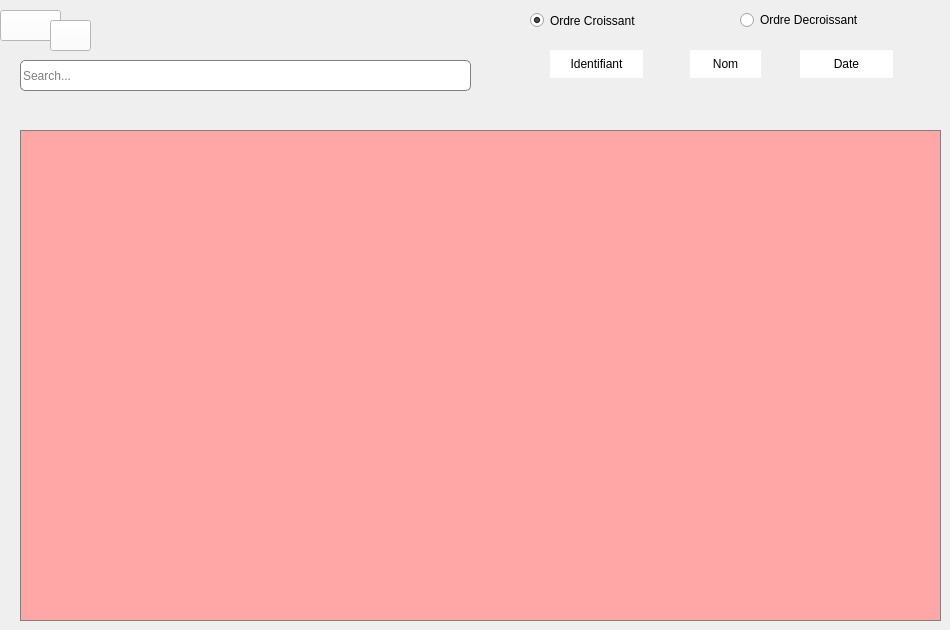
      <widget class="QWidget" name="tab_9">
       <attribute name="title">
        <string>Afficher Liste Des Evenements</string>
       </attribute>
       <widget class="QTableView" name="tableView">
        <property name="geometry">
         <rect>
          <x>20</x>
          <y>130</y>
          <width>921</width>
          <height>491</height>
         </rect>
        </property>
        <property name="palette">
         <palette>
          <active>
           <colorrole role="WindowText">
            <brush brushstyle="SolidPattern">
             <color alpha="255">
              <red>240</red>
              <green>240</green>
              <blue>240</blue>
             </color>
            </brush>
           </colorrole>
           <colorrole role="Button">
            <brush brushstyle="SolidPattern">
             <color alpha="255">
              <red>255</red>
              <green>167</green>
              <blue>167</blue>
             </color>
            </brush>
           </colorrole>
           <colorrole role="Text">
            <brush brushstyle="SolidPattern">
             <color alpha="255">
              <red>240</red>
              <green>240</green>
              <blue>240</blue>
             </color>
            </brush>
           </colorrole>
           <colorrole role="ButtonText">
            <brush brushstyle="SolidPattern">
             <color alpha="255">
              <red>240</red>
              <green>240</green>
              <blue>240</blue>
             </color>
            </brush>
           </colorrole>
           <colorrole role="Base">
            <brush brushstyle="SolidPattern">
             <color alpha="255">
              <red>255</red>
              <green>167</green>
              <blue>167</blue>
             </color>
            </brush>
           </colorrole>
           <colorrole role="Window">
            <brush brushstyle="SolidPattern">
             <color alpha="255">
              <red>255</red>
              <green>167</green>
              <blue>167</blue>
             </color>
            </brush>
           </colorrole>
           <colorrole role="PlaceholderText">
            <brush brushstyle="NoBrush">
             <color alpha="128">
              <red>240</red>
              <green>240</green>
              <blue>240</blue>
             </color>
            </brush>
           </colorrole>
          </active>
          <inactive>
           <colorrole role="WindowText">
            <brush brushstyle="SolidPattern">
             <color alpha="255">
              <red>240</red>
              <green>240</green>
              <blue>240</blue>
             </color>
            </brush>
           </colorrole>
           <colorrole role="Button">
            <brush brushstyle="SolidPattern">
             <color alpha="255">
              <red>255</red>
              <green>167</green>
              <blue>167</blue>
             </color>
            </brush>
           </colorrole>
           <colorrole role="Text">
            <brush brushstyle="SolidPattern">
             <color alpha="255">
              <red>240</red>
              <green>240</green>
              <blue>240</blue>
             </color>
            </brush>
           </colorrole>
           <colorrole role="ButtonText">
            <brush brushstyle="SolidPattern">
             <color alpha="255">
              <red>240</red>
              <green>240</green>
              <blue>240</blue>
             </color>
            </brush>
           </colorrole>
           <colorrole role="Base">
            <brush brushstyle="SolidPattern">
             <color alpha="255">
              <red>255</red>
              <green>167</green>
              <blue>167</blue>
             </color>
            </brush>
           </colorrole>
           <colorrole role="Window">
            <brush brushstyle="SolidPattern">
             <color alpha="255">
              <red>255</red>
              <green>167</green>
              <blue>167</blue>
             </color>
            </brush>
           </colorrole>
           <colorrole role="PlaceholderText">
            <brush brushstyle="NoBrush">
             <color alpha="128">
              <red>240</red>
              <green>240</green>
              <blue>240</blue>
             </color>
            </brush>
           </colorrole>
          </inactive>
          <disabled>
           <colorrole role="WindowText">
            <brush brushstyle="SolidPattern">
             <color alpha="255">
              <red>101</red>
              <green>101</green>
              <blue>101</blue>
             </color>
            </brush>
           </colorrole>
           <colorrole role="Button">
            <brush brushstyle="SolidPattern">
             <color alpha="255">
              <red>255</red>
              <green>167</green>
              <blue>167</blue>
             </color>
            </brush>
           </colorrole>
           <colorrole role="Text">
            <brush brushstyle="SolidPattern">
             <color alpha="255">
              <red>101</red>
              <green>101</green>
              <blue>101</blue>
             </color>
            </brush>
           </colorrole>
           <colorrole role="ButtonText">
            <brush brushstyle="SolidPattern">
             <color alpha="255">
              <red>101</red>
              <green>101</green>
              <blue>101</blue>
             </color>
            </brush>
           </colorrole>
           <colorrole role="Base">
            <brush brushstyle="SolidPattern">
             <color alpha="255">
              <red>255</red>
              <green>167</green>
              <blue>167</blue>
             </color>
            </brush>
           </colorrole>
           <colorrole role="Window">
            <brush brushstyle="SolidPattern">
             <color alpha="255">
              <red>255</red>
              <green>167</green>
              <blue>167</blue>
             </color>
            </brush>
           </colorrole>
           <colorrole role="PlaceholderText">
            <brush brushstyle="NoBrush">
             <color alpha="128">
              <red>240</red>
              <green>240</green>
              <blue>240</blue>
             </color>
            </brush>
           </colorrole>
          </disabled>
         </palette>
        </property>
        <property name="autoFillBackground">
         <bool>true</bool>
        </property>
        <property name="styleSheet">
         <string notr="true">QTableView
{
background-color:rgb(255, 167, 167);
font-size: 14px;
font: 12pt &quot;Century Gothic&quot;;
border: 1px solid grey;
}
QHeaderView::section
 { background-color:rgb(255, 167, 167);
}
</string>
        </property>
        <property name="frameShape">
         <enum>QFrame::NoFrame</enum>
        </property>
        <property name="frameShadow">
         <enum>QFrame::Sunken</enum>
        </property>
        <attribute name="horizontalHeaderCascadingSectionResizes">
         <bool>true</bool>
        </attribute>
        <attribute name="horizontalHeaderShowSortIndicator" stdset="0">
         <bool>true</bool>
        </attribute>
        <attribute name="horizontalHeaderStretchLastSection">
         <bool>true</bool>
        </attribute>
        <attribute name="verticalHeaderVisible">
         <bool>false</bool>
        </attribute>
       </widget>
       <widget class="QLineEdit" name="search_bar">
        <property name="geometry">
         <rect>
          <x>20</x>
          <y>60</y>
          <width>451</width>
          <height>31</height>
         </rect>
        </property>
        <property name="styleSheet">
         <string notr="true">QLineEdit {  
border: 0.5px solid grey;
border-radius: 5px;
background-color:white;
}</string>
        </property>
        <property name="placeholderText">
         <string>Search...</string>
        </property>
       </widget>
       <widget class="QPushButton" name="Afficher_Event_HOME">
        <property name="geometry">
         <rect>
          <x>0</x>
          <y>10</y>
          <width>61</width>
          <height>31</height>
         </rect>
        </property>
        <property name="styleSheet">
         <string notr="true">background-color:white;</string>
        </property>
        <property name="text">
         <string/>
        </property>
        <property name="icon">
         <iconset resource="ressources.qrc">
          <normaloff>:/icons/icons/accueil.png</normaloff>:/icons/icons/accueil.png</iconset>
        </property>
        <property name="iconSize">
         <size>
          <width>30</width>
          <height>30</height>
         </size>
        </property>
       </widget>
       <widget class="QPushButton" name="pushButton_16">
        <property name="geometry">
         <rect>
          <x>50</x>
          <y>20</y>
          <width>41</width>
          <height>31</height>
         </rect>
        </property>
        <property name="styleSheet">
         <string notr="true">background-color:white;</string>
        </property>
        <property name="text">
         <string/>
        </property>
        <property name="icon">
         <iconset resource="ressources.qrc">
          <normaloff>:/icons/icons/parametres.png</normaloff>:/icons/icons/parametres.png</iconset>
        </property>
        <property name="iconSize">
         <size>
          <width>25</width>
          <height>25</height>
         </size>
        </property>
       </widget>
       <widget class="QRadioButton" name="Tri_Croissant">
        <property name="geometry">
         <rect>
          <x>530</x>
          <y>10</y>
          <width>181</width>
          <height>21</height>
         </rect>
        </property>
        <property name="styleSheet">
         <string notr="true">font: 10pt &quot;Century Gothic&quot;;</string>
        </property>
        <property name="text">
         <string>Ordre Croissant</string>
        </property>
        <property name="checked">
         <bool>true</bool>
        </property>
       </widget>
       <widget class="QRadioButton" name="Tri_Decroissant">
        <property name="geometry">
         <rect>
          <x>740</x>
          <y>10</y>
          <width>191</width>
          <height>20</height>
         </rect>
        </property>
        <property name="styleSheet">
         <string notr="true">font: 10pt &quot;Century Gothic&quot;;</string>
        </property>
        <property name="text">
         <string>Ordre Decroissant</string>
        </property>
       </widget>
       <widget class="QPushButton" name="tri_id">
        <property name="geometry">
         <rect>
          <x>550</x>
          <y>50</y>
          <width>93</width>
          <height>28</height>
         </rect>
        </property>
        <property name="styleSheet">
         <string notr="true">QPushButton
{
border:1px solid white;
background-color:white;
font: 10pt &quot;Century Gothic&quot;;
color:solid grey;
}</string>
        </property>
        <property name="text">
         <string>Identifiant</string>
        </property>
       </widget>
       <widget class="QPushButton" name="Nom_id">
        <property name="geometry">
         <rect>
          <x>690</x>
          <y>50</y>
          <width>71</width>
          <height>28</height>
         </rect>
        </property>
        <property name="styleSheet">
         <string notr="true">QPushButton
{
border:1px solid white;
background-color:white;
font: 10pt &quot;Century Gothic&quot;;
color:solid grey;
}</string>
        </property>
        <property name="text">
         <string>Nom</string>
        </property>
       </widget>
       <widget class="QPushButton" name="Date_tri">
        <property name="geometry">
         <rect>
          <x>800</x>
          <y>50</y>
          <width>93</width>
          <height>28</height>
         </rect>
        </property>
        <property name="styleSheet">
         <string notr="true">QPushButton
{
border:1px solid white;
background-color:white;
font: 10pt &quot;Century Gothic&quot;;
color:solid grey;
}</string>
        </property>
        <property name="text">
         <string>Date</string>
        </property>
       </widget>
      </widget>
